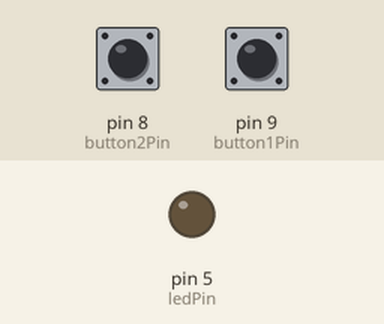
Recording of a sketch running on a simulated Arduino Uno, built with avr-gcc and run on an emulated ATmega328P. Parts: output pins drawn as LEDs (lit = HIGH). Inputs (shaded band) come from the test bench; at power-on: pin 8 (button2Pin) HIGH, pin 9 (button1Pin) HIGH.

Above: at 1.2 s.
1.3 s: pin 8 (button2Pin) pulled LOW for 0.15 s
At 1.9 s:
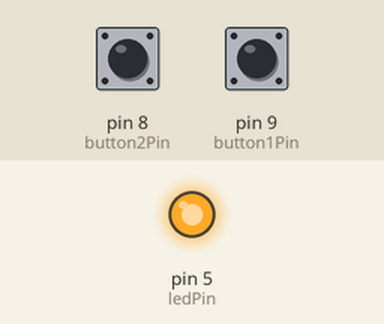
2.9 s: pin 9 (button1Pin) pulled LOW for 0.15 s
At 4.1 s:
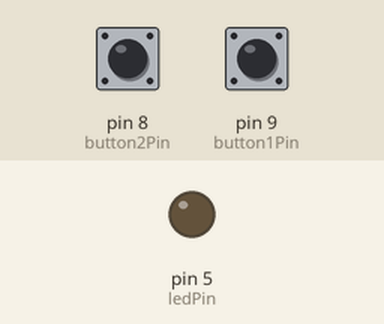
4.5 s: pin 8 (button2Pin) pulled LOW for 1 s
At 5.5 s:
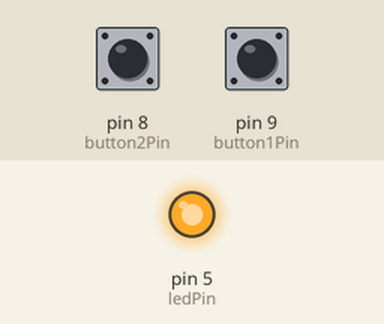
Timing chart, 0 to 7.5 s (numbered marks = the images above; inputs shaded):
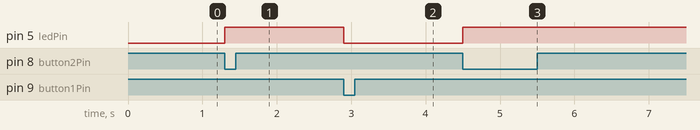

The sketch:

My_Button.ino
```cpp
int button1Pin, button2Pin, ledPin;
bool lightOn;

void setup() {
  // put your setup code here, to run once:
  button1Pin = 9;
  button2Pin = 8;
  ledPin = 5;
  lightOn = false;

  pinMode(button1Pin, INPUT_PULLUP); //in built resistor
  pinMode(button2Pin, INPUT_PULLUP);
  pinMode(ledPin, OUTPUT);

  Serial.begin(9600);

}


void loop() {
  // put your main code here, to run repeatedly:
  if (digitalRead(button1Pin) == LOW){
    lightOn = false;
  }

  if (digitalRead(button2Pin) == LOW) {
    lightOn = true;
  }

  if (lightOn) {
    digitalWrite (ledPin, HIGH);
  }

  else {
    digitalWrite (ledPin, LOW);
  }
}
```

Measured:
- after the input at 1.3 s, pin 5 (ledPin): LOW → HIGH at once
- after the input at 2.9 s, pin 5 (ledPin): HIGH → LOW at once
- after the input at 4.5 s, pin 5 (ledPin): LOW → HIGH at once
